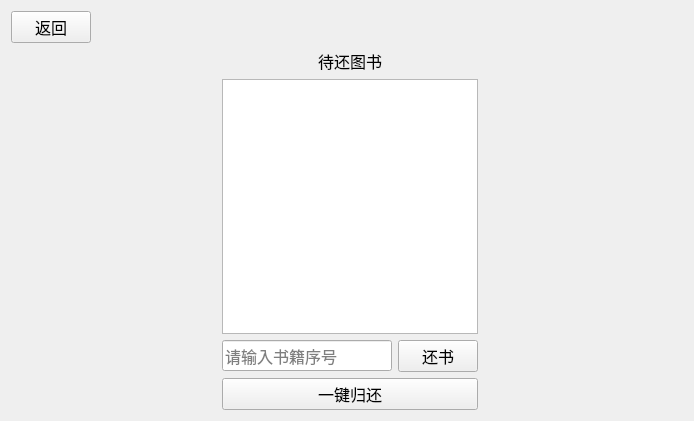
<?xml version="1.0" encoding="UTF-8"?>
<ui version="4.0">
 <class>unreturnBooksPage</class>
 <widget class="QWidget" name="unreturnBooksPage">
  <property name="geometry">
   <rect>
    <x>0</x>
    <y>0</y>
    <width>694</width>
    <height>421</height>
   </rect>
  </property>
  <property name="font">
   <font>
    <family>微软雅黑</family>
    <pointsize>12</pointsize>
   </font>
  </property>
  <property name="windowTitle">
   <string>Form</string>
  </property>
  <layout class="QGridLayout" name="gridLayout">
   <item row="0" column="0">
    <layout class="QHBoxLayout" name="horizontalLayout_2">
     <item>
      <widget class="QPushButton" name="pushButton_3">
       <property name="text">
        <string>返回</string>
       </property>
      </widget>
     </item>
     <item>
      <spacer name="horizontalSpacer_3">
       <property name="orientation">
        <enum>Qt::Horizontal</enum>
       </property>
       <property name="sizeHint" stdset="0">
        <size>
         <width>40</width>
         <height>20</height>
        </size>
       </property>
      </spacer>
     </item>
    </layout>
   </item>
   <item row="1" column="0">
    <spacer name="horizontalSpacer">
     <property name="orientation">
      <enum>Qt::Horizontal</enum>
     </property>
     <property name="sizeHint" stdset="0">
      <size>
       <width>200</width>
       <height>20</height>
      </size>
     </property>
    </spacer>
   </item>
   <item row="1" column="1">
    <layout class="QVBoxLayout" name="verticalLayout">
     <item>
      <widget class="QLabel" name="label">
       <property name="layoutDirection">
        <enum>Qt::LeftToRight</enum>
       </property>
       <property name="text">
        <string>待还图书</string>
       </property>
       <property name="alignment">
        <set>Qt::AlignCenter</set>
       </property>
      </widget>
     </item>
     <item>
      <widget class="QTableWidget" name="tableWidget"/>
     </item>
     <item>
      <layout class="QHBoxLayout" name="horizontalLayout">
       <item>
        <widget class="QLineEdit" name="lineEdit">
         <property name="placeholderText">
          <string>请输入书籍序号</string>
         </property>
        </widget>
       </item>
       <item>
        <widget class="QPushButton" name="pushButton">
         <property name="text">
          <string>还书</string>
         </property>
        </widget>
       </item>
      </layout>
     </item>
     <item>
      <widget class="QPushButton" name="pushButton_2">
       <property name="text">
        <string>一键归还</string>
       </property>
      </widget>
     </item>
    </layout>
   </item>
   <item row="1" column="2">
    <spacer name="horizontalSpacer_2">
     <property name="orientation">
      <enum>Qt::Horizontal</enum>
     </property>
     <property name="sizeHint" stdset="0">
      <size>
       <width>200</width>
       <height>20</height>
      </size>
     </property>
    </spacer>
   </item>
  </layout>
 </widget>
 <resources/>
 <connections/>
</ui>
